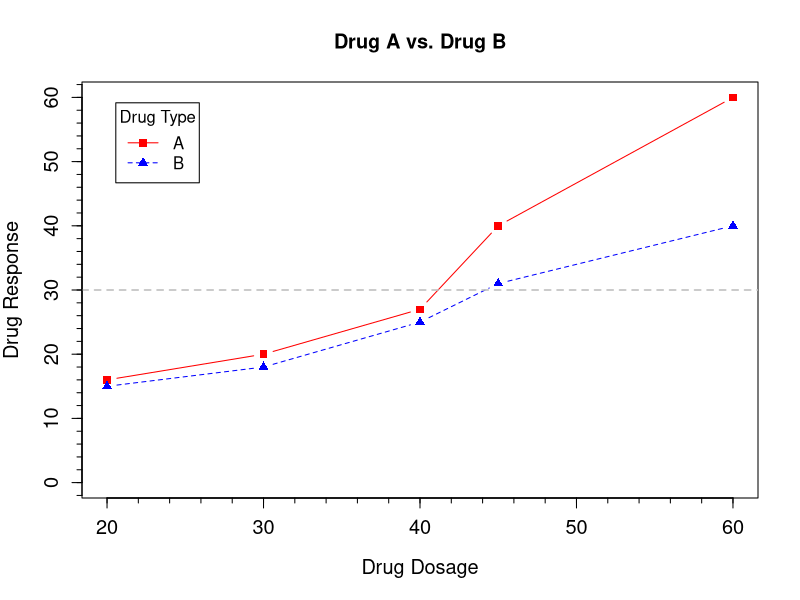
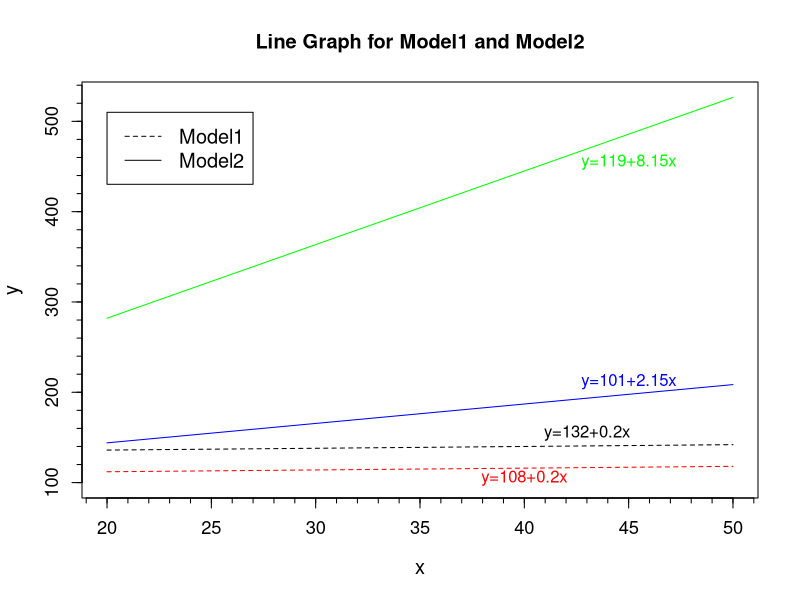
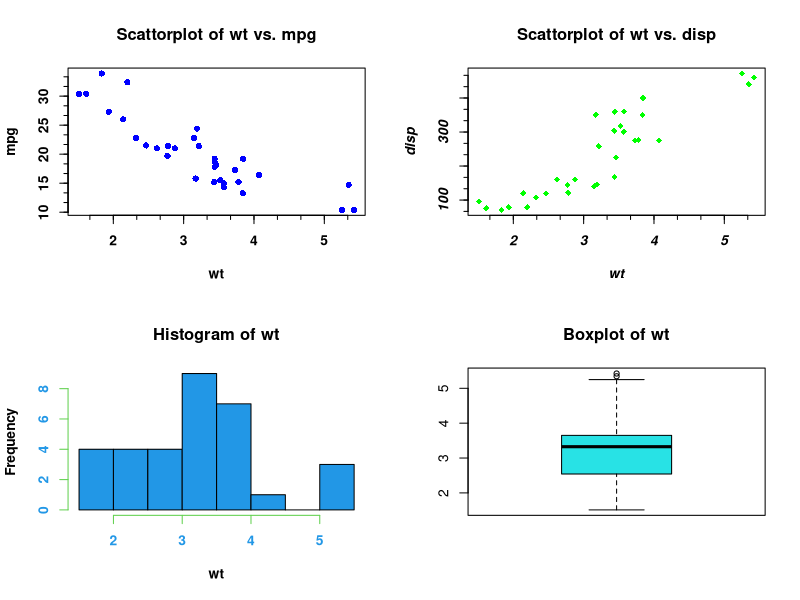
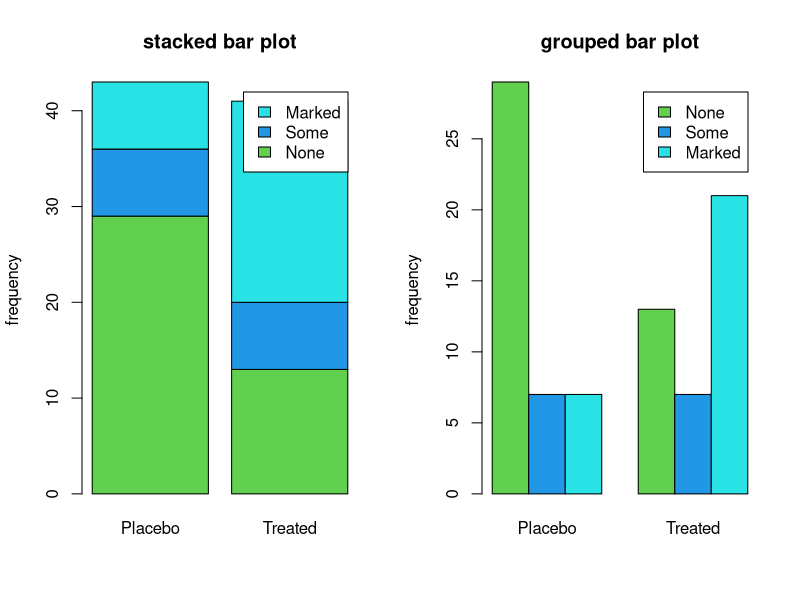
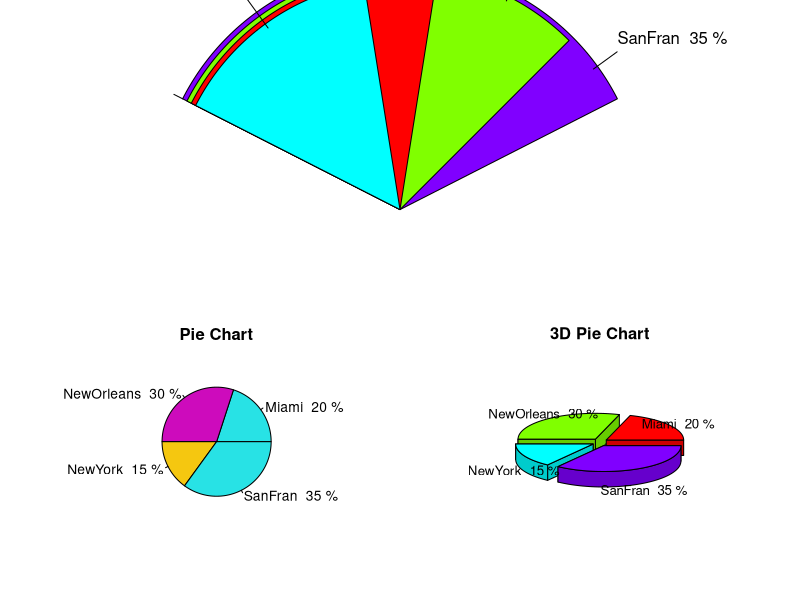
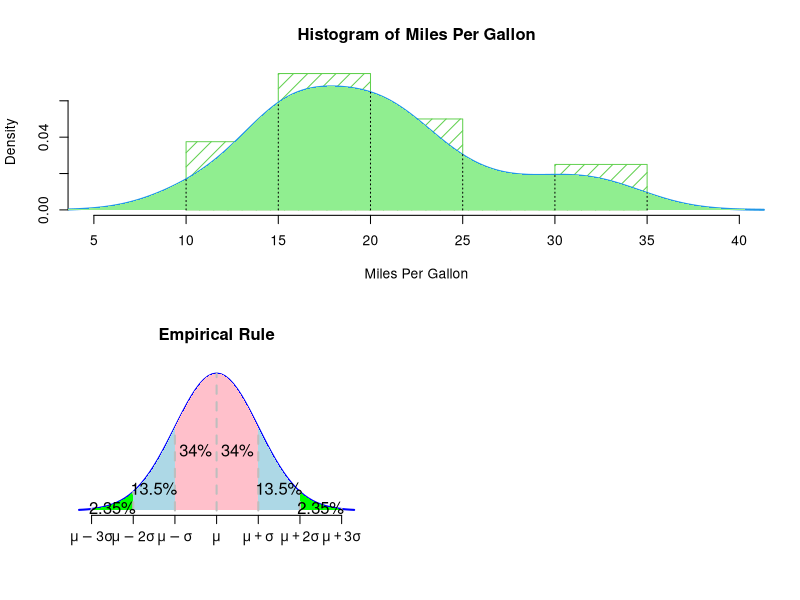
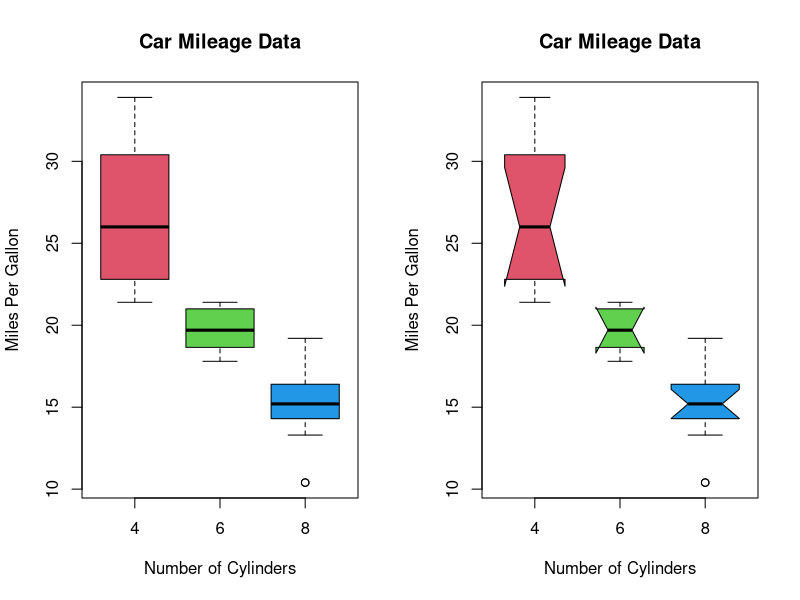

R code for these plots, in order: (Note: this script raises an error after producing the figures.)
## ---- chunk 1
dose <- c(20, 30, 40, 45, 60)
drugA <- c(16, 20, 27, 40, 60)
drugB <- c(15, 18, 25, 31, 40)
plot(x=dose,y=drugA,type="b",lty=1,pch=15,col="red",ylim=c(0,60),
     ylab="Drug Response",xlab="Drug Dosage",cex.lab=1.2,cex.axis=1.2)
lines(dose,drugB,type="b",lty=2,pch=17,col="blue")
abline(h=c(30),lwd=1.5,lty=2,col="gray")
title(main="Drug A vs. Drug B",cex=1.5)
legend("topleft",title="Drug Type",c("A","B"),col=c("red","blue"),
       lty=1:2,pch=c(15,17),inset=0.05)
library(Hmisc)
minor.tick(nx=5, ny=5, tick.ratio=0.5)
## ---- chunk 2
x<-seq(from=20,to=50,by=0.1)
f11<-function(z) 108+0.2*z
f12<-function(z) 132+0.2*z
f21<-function(z) 101+2.15*z
f22<-function(z) 119+8.15*z
plot(x,f11(x),type="n",ylim=c(100,max(f11(x),f12(x),f21(x),f22(x))),
     main ="Line Graph for Model1 and Model2",ylab="y",cex.main=1.2,
     cex.lab=1.2,cex.axis=1.1)
lines(x,f11(x),lty=2,cex=0.5,col="red")
lines(x,f12(x),lty=2,cex=0.5,col="black")
lines(x,f22(x),lty=1,cex=0.5,col="green")
lines(x,f21(x),lty=1,cex=0.5,col="blue")
legend(x=20,y=510,c("Model1","Model2"),lty=2:1,cex=1.2)
text(x=40,y=105,labels="y=108+0.2x",col="red")
text(x=43,y=155,labels="y=132+0.2x",col="black")
text(x=45,y=212,labels="y=101+2.15x",col="blue")
text(x=45,y=455,labels="y=119+8.15x",col="green")
minor.tick(nx=5, ny=5, tick.ratio=0.5)
## ---- chunk 3
attach(mtcars)
par(mfrow=c(2,2))
plot(wt,mpg,main="Scattorplot of wt vs. mpg",col="blue",pch=16,font=2,font.lab=2)
minor.tick(nx=3,ny=3,tick.ratio=0.5)
plot(wt,disp,main="Scattorplot of wt vs. disp",col="green",pch=18,font=4,font.lab=4)
minor.tick(nx=3,ny=3,tick.ratio=0.5)
hist(wt,font=2,font.lab=2,col=12,col.axis=20,fg=19)
boxplot(wt,main="Boxplot of wt",col=21)
## ---- chunk 4
A<-matrix(c(29,13,7,7,7,21),nc=2,byrow = T)
colnames(A)<-c("Placebo","Treated")
rownames(A)<-c("None","Some","Marked")
par(mfrow=c(1,2))
barplot(A,width=0.5,col=c(3,4,5),legend.text = TRUE,space=NULL,
        ylab="frequency",main="stacked bar plot")
barplot(A,width=0.2,col=c(3,4,5),legend.text = TRUE,space=NULL,
        ylab="frequency",beside=TRUE,main="grouped bar plot")
## ---- chunk 5
mat<-matrix(c(1,1,2,3), nrow=2, ncol=2, byrow = TRUE)# three plots, first plot located in (1,1) and (1,2)
layout(mat) #rearrange layout. 
Mi<-rep("Miami",16) 
NO<-rep("NewOrleans",24) 
NY<-rep("NewYork",12) 
SF<-rep("SanFran",28) 
counts<-c(16,24,12,28)
lbs<-c("Miami","NewOrleans","NewYork","SanFran")
lbs2<-paste(lbs,"",round(counts/sum(counts)*100),"%")

#install.packages("plotrix")
library(plotrix)
fan.plot(counts,labels=lbs2,main="Fan Plot",ticks=TRUE)
pie(counts,lbs2,col=13:15,main="Pie Chart",font.main=2)
#pie3D(counts,labels=lbs2,labelcex=0.8,main="3D Pie Chart")#explode: detach
pie3D(counts,labels=lbs2,labelcex=0.8,explode=0.1,main="3D Pie Chart",font.main=2)#explode
## ---- chunk 6
attach(mtcars)
hist(mpg,xlim=c(5,40),probability = TRUE,density=10,col=3,xlab="Miles Per Gallon",
     main="Histogram of Miles Per Gallon")
lines(density(mpg),col=12,lwd=2)
d=density(mpg)
#rug(jitter(mtcars$mpg))
polygon(c(min(d$x), d$x, max(d$x)), c(0, d$y, 0),
        col = "lightgreen", border = NA)
brk<-seq(10,35,5)
ht=NULL
for (i in brk) ht = c(ht, d$y[which.min(abs(d$x - i))])
segments(brk,0,brk,ht,lty=3)
## ---- chunk 7
x<-seq(-3.3,3.3,0.1)
plot(x,dnorm(x),lwd=2,type="l",lty=1,ylab="Density",col="blue",ann=FALSE,axes=FALSE)
i=-3
while(i<=3){
  polygon(c(i,seq(i,i+1,0.01),i+1),c(0,dnorm(seq(i,i+1,0.01)),0),
          col=c("green","lightblue","pink","pink","lightblue","green")[i+4],border=FALSE)
  i<-i+1
} 
brk<-seq(-3,3,1)
segments(brk,0,brk,dnorm(brk),col="gray",lwd=2,lty=2)
for(i in 0.5:2.5){
  text(c(-i,i),dnorm(c(-i,i))/2,labels=rep(c("34%","13.5%","2.35%")[i+0.5],2),cex=1.2)
}
title("Empirical Rule")
axis(side=1,at=seq(-3,3,1),labels=c(expression(mu-paste("3",sigma)),expression(mu-paste("2",sigma)),
expression(mu-sigma),expression(mu),expression(mu+sigma),expression(mu+paste("2",sigma)),expression(mu+paste("3",sigma))))
## ---- chunk 8
par(mfrow=c(1,2))
boxplot(mpg ~ cyl, data=mtcars,main="Car Mileage Data",xlab="Number of Cylinders",
        ylab="Miles Per Gallon",col=2:4)
boxplot(mpg ~ cyl, data=mtcars,main="Car Mileage Data",xlab="Number of Cylinders",
        ylab="Miles Per Gallon",col=2:4,varwidth=TRUE,notch=TRUE)
## ---- chunk 9
X<-rnorm(10000,12,3) #sample X from normal distribution with mean 12 and S.D. 3
#hist(X,col="grey",breaks=100) #histogram of X
Z<-(X-12)/3 #standardization
#hist(Z,xlim=c(-4,4),col="darkred",breaks=100) #histogram of Z

#plot X and Z in the same graph
XZ<-data.frame(X,Z)
library(reshape2)
XZ1<-melt(XZ) #rearrange data
#library(ggplot2)
qplot(x=value,data=XZ1,shape=variable,colour=variable,geom="histogram",bins=100) #plot X and Z
## ---- chunk 10
N<-5000
n<-c(2,5,10,15,20,30)
par(mfrow=c(2,3))
A<-sapply(n,FUN=function(x){
  lops<-rep(x,N)
  A<-t(sapply(lops,runif))#sample from uniform
  hist(rowMeans(A),main=paste("Histogram of n=",x),xlab="x-bar",col="lightgray")
})  
## ---- chunk 11
N<-5000
n<-c(2,5,10,15,20,30)
par(mfrow=c(2,3))
A<-sapply(n,FUN=function(x){
  lops<-rep(x,N)
  A<-t(sapply(lops,rpois,lambda=2))#sample from poisson with lambda=2
  hist(rowMeans(A),main=paste("Histogram of n=",x),xlab="x-bar",col="lightgray")
})
## ---- chunk 12
N<-5000
n<-c(2,10,20,30,50,100)
par(mfrow=c(2,3))
A<-sapply(n,FUN=function(x){
  lops<-rep(x,N)
  A<-t(sapply(lops,rpois,lambda=.2))#sample from poisson with lambda=.2
  hist(rowMeans(A),main=paste("Histogram of n=",x),xlab="x-bar",col="lightgray")
})
## ---- chunk 13
#gaussian process
library(MASS)
library(ggplot2)
library(reshape2)
Msigma<-function(x1,x2){# return covariance matrix
  sigma<-matrix(NA,nc=length(x2),nr=length(x1))
  for(i in 1:length(x1)){
    sigma[i,]<-sapply(x2,FUN=function(x) {
      exp(-0.5*(x-x1[i])^2)
    }
    )}
  return(sigma)
}
f <- data.frame(x=c(-4,-3,-1,0,2),
                y=c(-2,0,1,2,-1))
x <- f$x
K.xx<-Msigma(x,x)
x.star<-seq(-5,5,0.1)#key to perform GP
K.Star<-Msigma(x,x.star)
K.SStar<-Msigma(x.star,x.star)

sigma.n<-0#noise-free
f.mu<-t(K.Star)%*%solve(K.xx+sigma.n^2*diag(1, ncol(K.xx)))%*%f$y #mean
# L<-chol(K)
# arf<-solve(t(L))%*%solve(L)%*%f$y
# f.mu<-t(K.Star)%*%arf
f.sigma<-K.SStar-t(K.Star)%*%solve(K.xx+sigma.n^2*diag(1, ncol(K.xx)))%*%K.Star#-covariance
# v<-solve(L)%*%K.Star
# f.sigma<-K.SStar-t(v)%*%v

n.samples<-25
values<-matrix(0,nc=n.samples,nr=length(x.star))
for(i in 1:n.samples){
  values[,i]<-mvrnorm(1,f.mu,f.sigma)
}
values1<-cbind(x=x.star,as.data.frame(values))
values2<-melt(values1,id="x")
#########ggplot
#qplot(x=x,y=value,data=values2,group=variable,geom="line")
p<-ggplot(values2,mapping=aes(x=x,y=value))
p+geom_line(aes(group=variable))+
  #geom_line(data=values2,aes(x=x.star,y=f.mu,group=variable),colour="red", size=1)+
  geom_point(data=f,aes(x=x,y=y),colour="red",size=7)+
  geom_errorbar(data=f,aes(x=x,y=NULL,ymin=y-2*sigma.n, ymax=y+2*sigma.n), colour="darkred",width=0.2)+ 
  theme_bw()+
  ggtitle("Gaussian Process")+
  ylab("output, f(x)") +
  xlab("input, x")
## ---- chunk 14
#training data
x<-c(-1.5,-1,-0.75,-.4,-.25,0)
y<-c(-1.6,-1.1,-.3,.3,.6,1)
values<-data.frame(x,y)
 
###kernel function
sigma.n<-0.3
l<-1
sigma.f<-sqrt(1.61)
Msigma<-function(x1,x2){# return covariance matrix
  sigma<-matrix(NA,nc=length(x2),nr=length(x1))
  for(i in 1:length(x1)){
    sigma[i,]<-sapply(x2,FUN=function(x) {
      sigma.f^2*exp(-0.5*(x-x1[i])^2/l^2)
    }
    )}
  diag(sigma)<-diag(sigma)+sigma.n^2
  return(sigma)
}


########predict for one thousand new point
x.star<-seq(-1.7,0.3,0.001)
x.star<-setdiff(x.star,x)#delet x from x.star
K<-Msigma(x,x) 
K.star<-Msigma(x.star,x)
K.stst<-Msigma(x.star,x.star)
y.star<-K.star%*%solve(K)%*%y
var.y.star<-diag(K.stst-K.star%*%solve(K)%*%t(K.star))


############graph
library(ggplot2) 
p<-ggplot(values,mapping=aes(x=x,y=y))
p+geom_errorbar(data=data.frame(x=x.star,y=y.star),aes(x=x,y=y,ymin=y.star-1.96*sqrt(var.y.star), ymax=y.star+1.96*sqrt(var.y.star)), colour="lightpink",width=.03)+
  geom_point(colour="black",size=3)+
  geom_errorbar(data=values,aes(x=x,y=NULL,ymin=y-.3, ymax=y+.3), colour="red",width=.03)+
  geom_line(data=data.frame(x=x.star,y=y.star),aes(x=x,y=y),colour="red",size=1)+
  geom_point(data=NULL,aes(x=0.2,y=y.star[1901]),colour="blue",size=3)+###########??????????
  geom_errorbar(data=NULL,aes(x=.2,y=NULL,ymin=y.star[1901]-.4, ymax=y.star[1901]+.4), colour="green",width=0)+
  scale_x_continuous(limits=c(-1.6,.3),breaks=seq(-1.6,0.2,.2))+#specify x range
  scale_y_continuous(limits=c(-2.85,2.5),breaks=seq(-2.5,2.5,.5))+
  theme_set(theme_bw())+#white background
  theme(panel.grid.major=element_line(colour=NA))#delete grid
